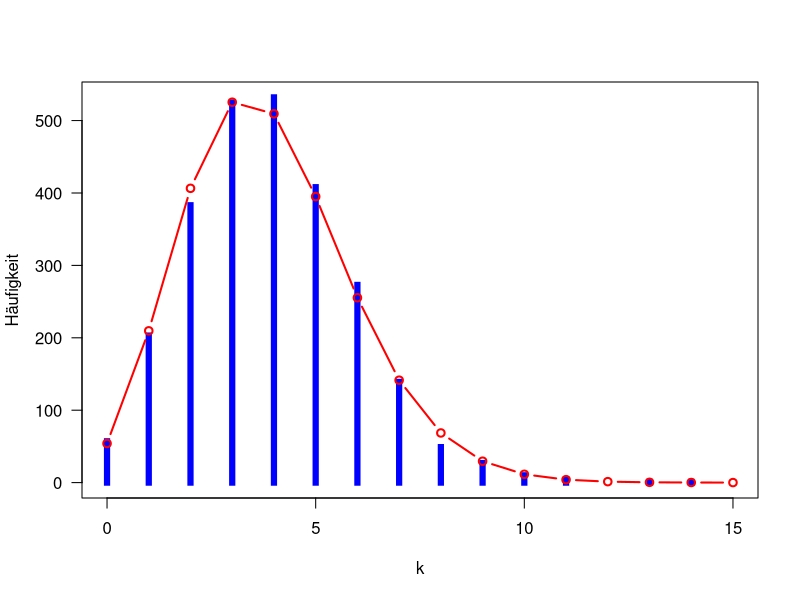
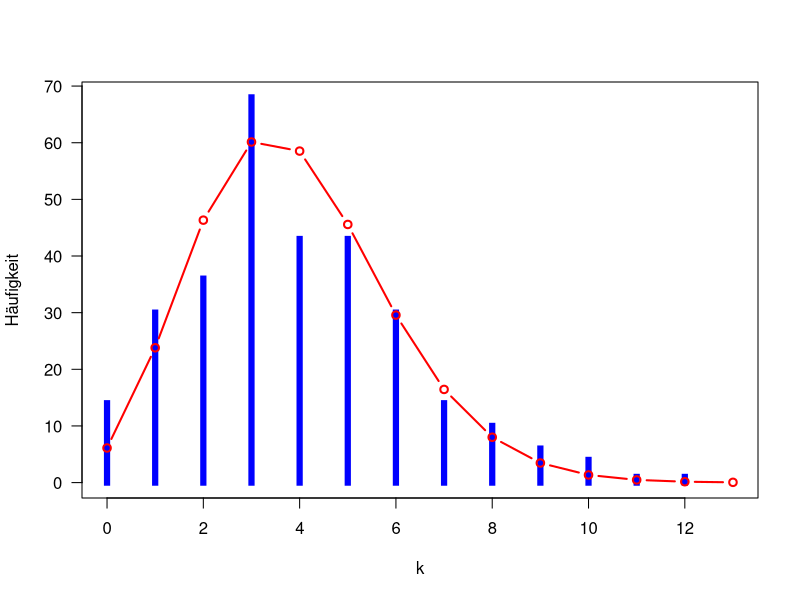
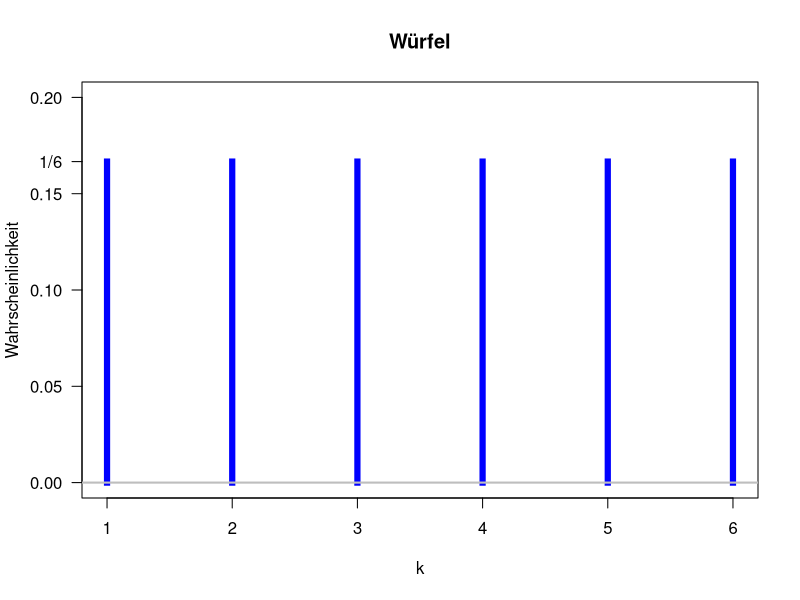
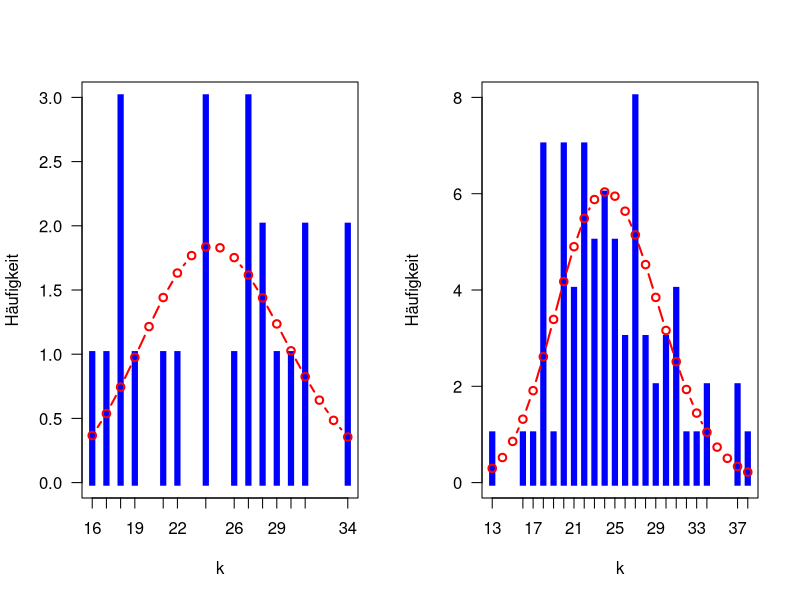

Source code (R) for these figures, in order:
##
## CAS Datenanalyse:
## Modul 'Statistische Grundlagen der Datenanalyse'
##
## Lösung HT1
## ************************************************

## Aufgabe 1 (i)
## (a)
#alpha <- read.table("CAS-DA_ModulA2-HT1_Daten/alpha.dat", header=TRUE)
alpha <- read.table("./Module_A2/data/alpha.dat", header=TRUE)
str(alpha)

plot(alpha$k, alpha$freq, type="h", lwd=6, col="blue", lend=2, xlab="k",
     ylab="Häufigkeit", las=1)


## (b)
n <- sum(alpha$freq)
mu <- sum(alpha$freq*alpha$k)/n
mu   ##  = 3.877871
## Alternative Berechnung:
mu <- mean(rep(alpha$k, alpha$freq))

## (c)
## Wahrscheinlichkeiten mit geschätztem lambda berechnen:
yModell <- dpois(alpha$k, lambda=mu) * n
## In Grafik einzeichnen:
lines(alpha$k, yModell, type="b", lwd=2, col="red")



## Aufgabe 1 (ii)
## (a)
#vk <- read.table("CAS-DA_ModulA2-HT1_Daten/verkehr.dat", header=TRUE)
vk <- read.table("./Module_A2/data/verkehr.dat", header=TRUE)
plot(vk$k, vk$freq, type="h", lwd=6, col="blue", lend=2, xlab="k",
            ylab="Häufigkeit", las=1)

## (b)
n <- sum(vk$freq)
mu <- sum(vk$freq*vk$k)/n
mu ## 3.893333
## Alternative Berechnung:
mean(rep(vk$k, vk$freq))

## (c)
yModell <- dpois(vk$k, lambda=mu) * n
lines(vk$k, yModell, type="b", lwd=2, col="red")


## ------------------------------------------------------------------------
##
## Aufgabe 2
## *********

## (a)
plot(
  c(1, 6),
  c(0, 0.2),
  type = "n",
  xlab = "k",
  ylab = "Wahrscheinlichkeit",
  las = 1,
  main = "Würfel"
)

lines(
  1:6,
  rep(1/6, 6),
  type = "h",
  lwd = 6,
  col = "blue",
  lend = 2
)

axis(
  side = 2,
  at = 1 / 6,
  labels = "1/6",
  cex = 0.8,
  las = 1
)

abline(h = 0, col = "gray", lwd = 2)


## (b)
## E[X] = 1*1/6 + 2*1/6 + 3*1/6 + 4*1/6 + 5*1/6 + 6*1/6
##      = (1 + 2 + 3 + 4 + 5 + 6) / 6 = 21/6 = 3.5

## var[X] = (1-3.5)^2*1/6 + (2-3.5)^2*1/6 + (3-3.5)^2*1/6 + (4-3.5)^2*1/6
##           + (5-3.6)^2*1/6 + (6-3.5)^2*1/6 =
## mit R:
((1-3.5)^2*1/6 + (2-3.5)^2*1/6 + (3-3.5)^2*1/6 + (4-3.5)^2*1/6
           + (5-3.5)^2*1/6 + (6-3.5)^2*1/6)
## = 2.916667

## sd[X] = sqrt(var[X]) = sqrt(2.868333)
sqrt(2.916667)  ## = 1.707825

##
## Eleganter:
## E[X] =
(xq <- sum((1:6)/6))  ## = 3.5
## var[X] =
(s2 <- sum(((1:6)-xq)^2/6)) ## = 2.916667
## sd[X]
sqrt(s2)  ## = 1.707825


## (c) Augenzahl 1 bis 12
## E[X] =
(xq <- sum((1:12)/12))  ## = 6.5
## var[X] =
(s2 <- sum(((1:12)-xq)^2/12)) ## = 11.91667
## sd[X]
sqrt(s2)  ## = 3.452053

## (c') Augenzahl 0 bis 12
## E[X] =
(xq <- sum((0:12)/13))  ## = 6
## var[X] =
(s2 <- sum(((0:12)-xq)^2/13)) ## = 14
## sd[X]
sqrt(s2)  ## = 3.741657

## ------------------------------------------------------------------------

## Aufgabe 3
## *********

## (a)
#A1 <- read.table("CAS-DA_ModulA2-HT1_Daten/asbest1.dat", header=F)[,1]
A1 <- read.table("./Module_A2/data/asbest1.dat", header=F)[,1]
range(A1)  ## 16 34 (min=16, max=34)
           ## Spannweite = 34 - 16 = 18
diff(range(A1))
mean(A1)   ## = 24.91304

## (b)
#A2 <- read.table("CAS-DA_ModulA2-HT1_Daten/asbest2.dat", header=F)[,1]
A2 <- read.table("./Module_A2/data/asbest2.dat", header=F)[,1]
range(A2)  ## 13 38
           ## Spannweite = 38 - 13 = 25
mean(A2)   ## = 24.64

## Spannweite hat zugenommen; der Mittelwert ist in etwa gleich


## (c)
par(mfrow=c(1,2)) ## Zwei Grafiken nebeneinander
A1T <- table(A1)
plot(A1T, lwd=6, col="blue", lend=2, xlab="k", ylab="Häufigkeit", las=1)
xq1 <- mean(A1)
k1 <- min(A1):max(A1) ## an diesen Werten von k sollen die
                      ## Wahrscheinlichkeiten berechnet werden
yModell1 <- dpois(k1, lambda=xq1) * sum(A1T)
lines(k1, yModell1, type="b", lwd=2, col="red")##
A2T <- table(A2)
plot(A2T, lwd=6, col="blue", lend=2, xlab="k", ylab="Häufigkeit", las=1)
xq2 <- mean(A2)
k2 <- min(A2):max(A2) ## an diesen Werten von k sollen die
                      ## Wahrscheinlichkeiten berechnet werden
yModell2 <- dpois(k2, lambda=xq2) * sum(A2T)
lines(k2, yModell2, type="b", lwd=2, col="red")

## In der ersten Grafik zeigt sich, dass die einzelnen Balken nur die Werte
## 0, 1, 2 und 3 annehmen. Gemäss dem angepassten Poisson-Modell erwarten
## wir in den einzelnen Balken auch nicht höhere Werte. Wir haben also viel
## zu wenig Beobachtungen, um zu beurteilen, ob das Poisson-Modell die Daten
## gut beschreibt.
## Bei der zweiten Grafik ist die Übereinstimmung schon besser beurteilbar.
## Aber eigentlich hat es da immer noch zu wenig Beobachtungen. Die
## Erwarteten Häufigkeiten in den Balken (=die roten Modellpunkte) sind
## immer noch tief.


## ------------------------------------------------------------------------
## Aufgabe 4
## *********

## (a)
## Die Zufallsvariable ist die Anzahl tödlicher Segelunfälle pro Jahr
## Da es sich hier um Zähldaten handelt, die sich auf eine Zeiteinheit
## beziehen, und da man annehmen kann, dass die Ereignisse unabhängig
## voneinander und mit konstanter Rate eintreten, bietet sich zur
## Modellierung von X eine Poisson-Verteilung an:
## X ~ Pois(lambda) mit lambda = 4.21

## (b)
## Plausibler Bereich mit Faustregel P1: 4.21 +/- 2*sqrt(4.21)
4.21 + c(-1, 1) * 2 * sqrt(4.21)   ## [0.1063431, 8.3136569]



## FREIWILLIG: Exakt zum Niveau von 5%:
## (ppois gibt die kumulierte Verteilungsfunktion F(k))
## (die Wahl von k ist aufgrund der Fausregel P1 erfolgt)
k <- 0:10
cbind(k, "F(k)"=ppois(k, 4.21), "1-F(k-1)"=1-ppois(k-1, 4.21))
##        k       F(k)   1-F(k-1)
##  [1,]  0 0.01484637 1.00000000
##  [2,]  1 0.07734958 0.98515363
##  [3,]  2 0.20891884 0.92265042
##  [4,]  3 0.39355436 0.79108116
##  [5,]  4 0.58788325 0.60644564
##  [6,]  5 0.75150818 0.41211675
##  [7,]  6 0.86631834 0.24849182
##  [8,]  7 0.93536845 0.13368166
##  [9,]  8 0.97170607 0.06463155
## [10,]  9 0.98870400 0.02829393
## [11,] 10 0.99586013 0.01129600

## plausibler Bereich: untere Grenze: 1;   obere Grenze: 9
## d.h. der plausible Bereich ist 1 bis 9

## Gemäss beiden Bestimmungen ist ein Wert von 7 Unfällen auf dem
## 5% Niveau durchaus plausible.


## ------------------------------------------------------------------------
